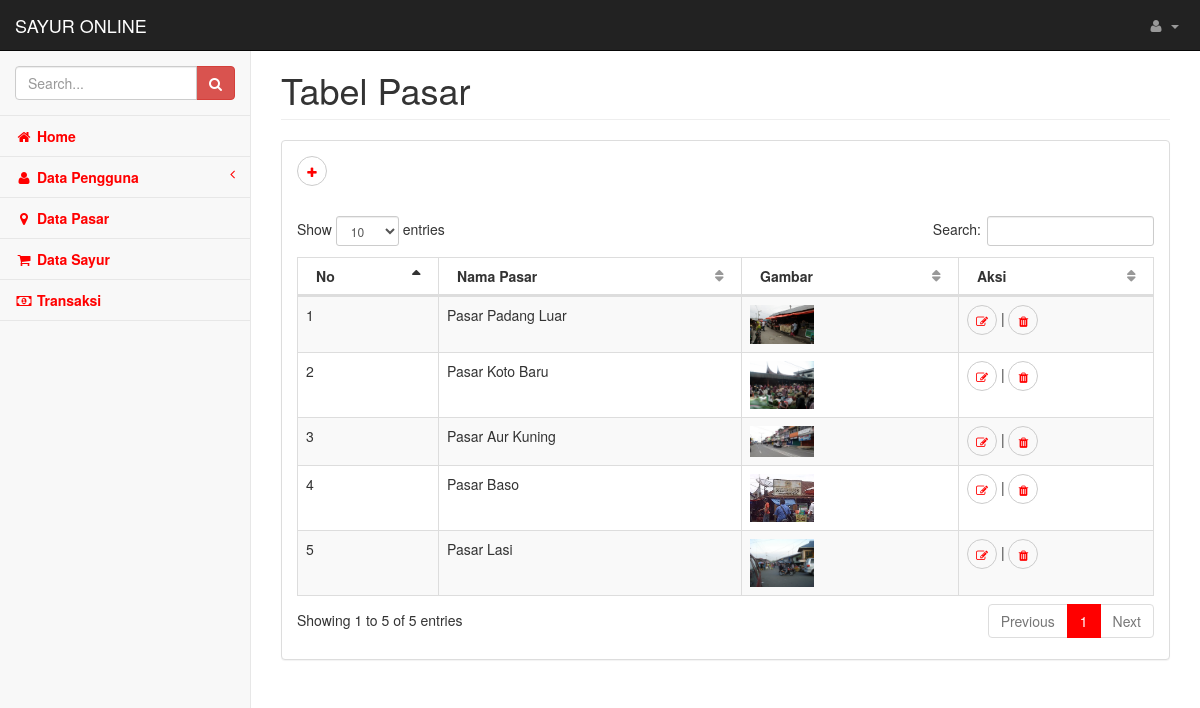
The app's page /index.php/backend/pasar with its own data.
### tables this page shows
CREATE TABLE `pasar` (
  `id_pasar` int(11) NOT NULL,
  `nama_pasar` varchar(50) NOT NULL,
  `gambar` varchar(100) NOT NULL DEFAULT 'default.jpg'
);

### application/controllers/Backend.php (called while the page is built, shortened)
<?php
class Backend extends CI_Controller {
    public function __construct()
    {
    	$this->load->model('M_pengguna');
        $this->load->model('M_pasar');
        $this->load->model('M_sayur');
        $this->load->model('M_transaksi');
        $this->load->library('form_validation');
        $this->load->helper(array('form', 'url'));
    }
    public function pasar()
    {
        $data["data_pasar"] = $this->M_pasar->getAll();
        $this->load->view("pasar/tabel_pasar", $data);
    }
}

### index.php (called while the page is built, shortened)
<?php
require_once BASEPATH.'core/CodeIgniter.php';

### application/models/M_pasar.php (called while the page is built, shortened)
<?php defined('BASEPATH') OR exit('No direct script access allowed');
class M_pasar extends CI_Model{
	private $_table = "pasar";
	public function getAll()
	{
		return $this->db->get($this->_table)->result();
	}
}

### application/views/pasar/tabel_pasar.php (the view, shortened to what this page needs)
<!DOCTYPE html>
<html lang="en">
    <head>
        <?php $this->load->view('layout/head') ?>
    </head>
    <body>
        <div id="wrapper">
            <nav class="navbar navbar-inverse navbar-fixed-top" role="navigation">
                <?php $this->load->view('layout/navbar') ?>
                <?php $this->load->view('layout/sidebar') ?>
            </nav>
            <div id="page-wrapper">
                <div class="row">
                    <div class="col-lg-12">
                        <h1 class="page-header">Tabel Pasar</h1>
                    </div>
                </div>
                <div class="row">
                    <div class="col-lg-12">
                        <div class="panel panel-default">
                            <div class="panel-body">
                                <a href="<?php echo base_url('Backend/tambah_pasar')?>" class="btn btn-default btn-sm btn-outline btn-circle"><i class="fa fa-plus" style="color: red;"></i></a>
                            </div>
                            <div class="panel-body">
                                <div class="dataTable_wrapper">
                                    <table class="table table-striped table-bordered table-hover" id="dataTables-example">
                                        <thead>
                                            <tr>
                                                <th>No</th>
                                                <th>Nama Pasar</th>
                                                <th>Gambar</th>
                                                <th>Aksi</th>
                                            </tr>
                                        </thead>
                                        <tbody>
                                            <?php
                                              $no=+1;
                                              foreach ($data_pasar as $pasar) { ?>
                                              <tr>
                                                <td><?php echo $no; ?></td>
                                                <td><?php echo $pasar->nama_pasar ?></td>
                                                <td>
                                                    <img src="<?php echo base_url('upload/pasar/'.$pasar->gambar) ?>" width="64" title="<?php echo $pasar->nama_pasar ?>" />
                                                </td>
                                                <td>
                                                  <a href="<?php echo base_url('Backend/edit_pasar/'.$pasar->id_pasar) ?>" class="btn btn-default btn-sm btn-outline btn-circle"><i class="fa fa-edit" style="color: red;"></i></a> |
                                                  <a onclick="deleteConfirm('<?php echo site_url('Backend/hapus_pasar/'.$pasar->id_pasar) ?>')" href="#!" class="btn btn-default btn-sm btn-outline btn-circle"><i class="fa fa-trash" style="color: red;"></i></a>
                                                </td>
                                              </tr>
                                            <?php
                                              $no++; } ?>
                                      </tbody>
                                    </table>
                                </div>
                            </div>
                        </div>
                    </div>
                </div>
            </div>
        </div>
    </body>
</html>

### application/views/layout/head.php (shortened to what this page needs)
<link href="<?php echo base_url('assets/backend/css/bootstrap.min.css') ?>" rel="stylesheet">
<link href="<?php echo base_url('assets/backend/css/metisMenu.min.css') ?>" rel="stylesheet">
<link href="<?php echo base_url('assets/backend/css/dataTables/dataTables.bootstrap.css') ?>" rel="stylesheet">
<link href="<?php echo base_url('assets/backend/css/dataTables/dataTables.responsive.css') ?>" rel="stylesheet">
<link href="<?php echo base_url('assets/backend/css/startmin.css') ?>" rel="stylesheet">
<link href="<?php echo base_url('assets/backend/css/font-awesome.min.css') ?>" rel="stylesheet" type="text/css">

### application/views/layout/navbar.php (shortened to what this page needs)
<div class="navbar-header">
                    <a class="navbar-brand" href="<?php echo base_url('Backend/index') ?>">SAYUR ONLINE</a>
                </div>
                <ul class="nav navbar-right navbar-top-links">
                    <li class="dropdown">
                        <a class="dropdown-toggle" data-toggle="dropdown" href="#">
                            <i class="fa fa-user fa-fw"></i> <b class="caret"></b>
                        </a>
                    </li>
                </ul>

### application/views/layout/sidebar.php (shortened to what this page needs)
<div class="navbar-default sidebar" role="navigation">
                    <div class="sidebar-nav navbar-collapse">
                        <ul class="nav" id="side-menu">
                            <li class="sidebar-search">
                                <div class="input-group custom-search-form">
                                    <input type="text" class="form-control" placeholder="Search...">
                                    <span class="input-group-btn">
                                        <button class="btn btn-danger" type="button">
                                            <i class="fa fa-search"></i>
                                        </button>
                                </span>
                                </div>
                            </li>
                            <li >
                                <a href="<?php echo base_url('backend/index') ?>" style="color: red;"><i class="fa fa-home fa-fw" style="color: red"></i><b> Home</b></a>
                            </li>
                            <li >
                                <a href="#" style="color: red;"><i class="fa fa-user fa-fw" style="color: red"></i><b> Data Pengguna</b><span class="fa arrow"></span></a>
                            </li>
                            <li >
                                <a href="<?php echo base_url('backend/pasar') ?>" style="color: red;"><i class="fa fa-map-marker fa-fw" style="color: red"></i><b> Data Pasar</b></a>
                            </li>
                            <li >
                                <a href="<?php echo base_url('backend/sayur') ?>" style="color: red;"><i class="fa fa-shopping-cart fa-fw" style="color: red"></i><b> Data Sayur</b></a>
                            </li>
                            <li >
                                <a href="<?php echo base_url('backend/transaksi') ?>" style="color: red;"><i class="fa fa-money fa-fw" style="color: red"></i><b> Transaksi</b></a>
                            </li>
                        </ul>
                    </div>
                </div>

### assets/backend/css/startmin.css (style rules this page uses)
body { background-color: #f8f8f8; }
#wrapper { width: 100%; }
#page-wrapper { padding: 30px 15px 0 15px; min-height: 568px; background-color: #fff; }
@media (min-width:768px) { #page-wrapper { position: inherit; margin-left: 250px; padding: 30px 30px 0 30px; border-left: 1px solid #e7e7e7; } }
.navbar-header { float: left; }
.navbar-right { text-align: right; }
.navbar-top-links { margin: 0; }
.navbar-top-links li { display: inline-block; }
.navbar-top-links li:last-child { margin-right: 6px; }
.navbar-top-links li a { padding: 15px; min-height: 50px; }
.navbar-top-links>li>a { color: #999; }
.sidebar .sidebar-nav.navbar-collapse { padding-right: 0; padding-left: 0; }
.sidebar .sidebar-search { padding: 15px; }
.sidebar ul li { border-bottom: 1px solid #e7e7e7; }
.sidebar .arrow { float: right; }
.sidebar .fa.arrow:before { content: "\f104"; }
@media (min-width:768px) { .sidebar { z-index: 1; position: absolute; width: 250px; margin-top: 51px; } }
.btn-outline { color: inherit; background-color: transparent; transition: all .5s; }
table.dataTable thead .sorting, table.dataTable thead .sorting_asc, table.dataTable thead .sorting_desc, table.dataTable thead .sorting_asc_disabled, table.dataTable thead .sorting_desc_disabled { background: 0 0; }
table.dataTable thead .sorting_asc:after { content: "\f0de"; float: right; font-family: fontawesome; }
table.dataTable thead .sorting:after { content: "\f0dc"; float: right; font-family: fontawesome; color: rgba(50,50,50,.5); }
.btn-circle { width: 30px; height: 30px; padding: 6px 0; border-radius: 15px; text-align: center; font-size: 12px; line-height: 1.428571429; }

### records on screen
pasar: nama_pasar "Pasar Padang Luar", gambar (picture)
pasar: nama_pasar "Pasar Koto Baru", gambar (picture)
pasar: nama_pasar "Pasar Aur Kuning", gambar (picture)
pasar: nama_pasar "Pasar Baso", gambar (picture)
pasar: nama_pasar "Pasar Lasi", gambar (picture)
